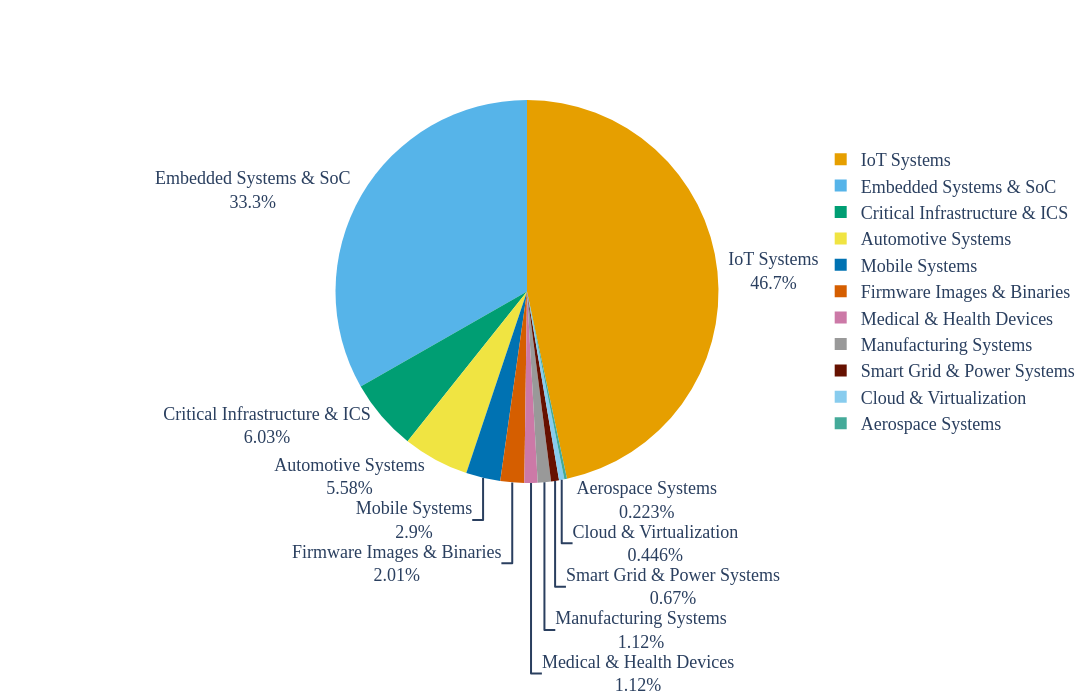

Write notebook code for a chart like this one.
### Code cell
# Create pie chart for ecosystem distribution
# Filter out uncategorized entries for cleaner visualization
ecosystem_data = df[df['Ecosystem_Category'].notna()]['Ecosystem_Category'].value_counts().reset_index()
ecosystem_data.columns = ['Category', 'Count']

# Define a color-blind-friendly palette
colors_eco = [
    '#E69F00',  # Orange
    '#56B4E9',  # Sky Blue
    '#009E73',  # Bluish Green
    '#F0E442',  # Yellow
    '#0072B2',  # Blue
    '#D55E00',  # Vermillion
    '#CC79A7',  # Reddish Purple
    '#999999',  # Gray
    '#661100',  # Dark Red
    '#88CCEE',  # Cyan
    '#44AA99'   # Teal
]

# Create pie chart
fig_pie = go.Figure(data=[go.Pie(
    labels=ecosystem_data['Category'],
    values=ecosystem_data['Count'],
    marker=dict(colors=colors_eco),
    textinfo='label+percent',
    textposition='outside',
    textfont=dict(size=18, family="Times New Roman"),
    hovertemplate='<b>%{label}</b><br>Count: %{value}<br>Percentage: %{percent}<extra></extra>',
    hole=0  # Set to 0.3 for donut chart if preferred
)])

fig_pie.update_layout(
    title=dict(
        font=dict(family="Times New Roman", size=18, color='black'),
        x=0.5,
        xanchor='center'
    ),
    font=dict(family="Times New Roman", size=14),
    showlegend=True,
    legend=dict(
        orientation="v",
        yanchor="middle",
        y=0.5,
        xanchor="left",
        x=1.05,
        font=dict(size=18)
    ),
    width=1100,
    height=700,
    margin=dict(l=50, r=250, t=100, b=50)
)

fig_pie.show()

# Print summary statistics
print(f"\nTotal papers analyzed: {len(df)}")
print(f"Papers with ecosystem data: {df['Ecosystem_Category'].notna().sum()} ({df['Ecosystem_Category'].notna().sum()/len(df)*100:.1f}%)")
print(f"\nTop 3 Ecosystems:")
for idx, row in ecosystem_data.head(11).iterrows():
    percentage = (row['Count'] / ecosystem_data['Count'].sum()) * 100
    print(f"  {idx+1}. {row['Category']}: {row['Count']} papers ({percentage:.1f}%)")

### Figure 1 — Plotly figure (JSON) as saved in the notebook; plotly's stock layout.template omitted (floating-point values rounded to 4 significant figures)
{"data": [{"hole": 0, "hovertemplate": "<b>%{label}</b><br>Count: %{value}<br>Percentage: %{percent}<extra></extra>", "labels": ["IoT Systems", "Embedded Systems & SoC", "Critical Infrastructure & ICS", "Automotive Systems", "Mobile Systems", "Firmware Images & Binaries", "Medical & Health Devices", "Manufacturing Systems", "Smart Grid & Power Systems", "Cloud & Virtualization", "Aerospace Systems"], "marker": {"colors": ["#E69F00", "#56B4E9", "#009E73", "#F0E442", "#0072B2", "#D55E00", "#CC79A7", "#999999", "#661100", "#88CCEE", "#44AA99"]}, "textfont": {"family": "Times New Roman", "size": 18}, "textinfo": "label+percent", "textposition": "outside", "type": "pie", "values": [209, 149, 27, 25, 13, 9, 5, 5, 3, 2, 1]}], "layout": {"font": {"family": "Times New Roman", "size": 14}, "height": 700, "legend": {"font": {"size": 18}, "orientation": "v", "x": 1.05, "xanchor": "left", "y": 0.5, "yanchor": "middle"}, "margin": {"b": 50, "l": 50, "r": 250, "t": 100}, "showlegend": true, "title": {"font": {"color": "black", "family": "Times New Roman", "size": 18}, "x": 0.5, "xanchor": "center"}, "width": 1100}}
